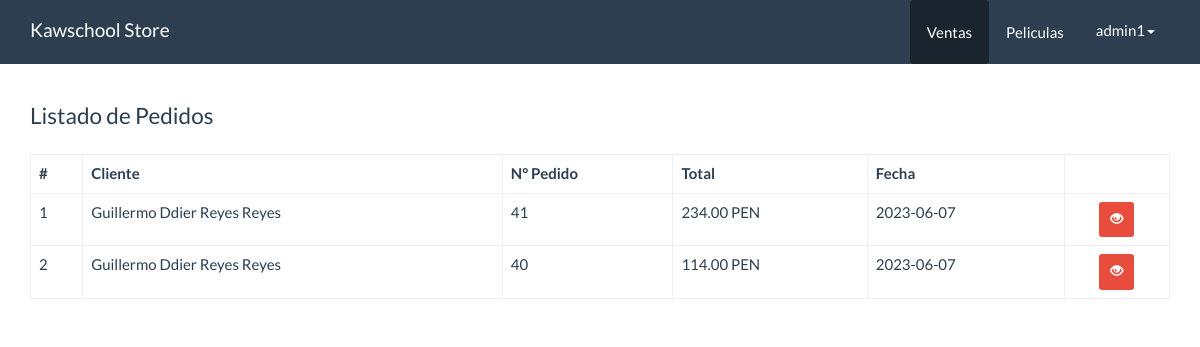
The page /panel/pedidos/index.php (signed in) on the database its author committed.
### tables this page shows
CREATE TABLE `pedidos`  (
  `id` int(10) NOT NULL AUTO_INCREMENT,
  `cliente_id` int(11) NOT NULL,
  `total` decimal(10, 2) NOT NULL,
  `fecha` date NOT NULL,
  `estado` int(11) NOT NULL DEFAULT 1,
  PRIMARY KEY (`id`) USING BTREE
);

CREATE TABLE `clientes`  (
  `id` int(10) NOT NULL AUTO_INCREMENT,
  `nombre` varchar(80) NOT NULL,
  `apellidos` varchar(100) NOT NULL,
  `email` varchar(50) NOT NULL,
  `telefono` varchar(15) NOT NULL,
  `comentario` varchar(300) NOT NULL,
  PRIMARY KEY (`id`) USING BTREE
);

### src/Pedido.php (called while the page is built, shortened)
<?php
class Pedido{
    private $cn = null;
    public function __construct(){
        $this->config = parse_ini_file(__DIR__.'/../config.ini') ;
        $this->cn = new \PDO( $this->config['dns'], $this->config['usuario'],$this->config['clave'],array(
            \PDO::MYSQL_ATTR_INIT_COMMAND => 'SET NAMES utf8'
        ));
    }
    public function mostrar()
    {
        $sql = "SELECT p.id, nombre, apellidos, email, total, fecha FROM pedidos p
        INNER JOIN clientes c ON p.cliente_id = c.id ORDER BY p.id DESC";
        $resultado = $this->cn->prepare($sql);
        if($resultado->execute())
            return  $resultado->fetchAll();
        return false;
    }
}

### panel/pedidos/index.php (the view, shortened to what this page needs)
<!DOCTYPE html>
<html lang="en">
  <head>
    <link rel="stylesheet" href="../../assets/css/bootstrap.min.css">
    <link rel="stylesheet" href="../../assets/css/estilos.css">
  </head>
  <body>
    <nav class="navbar navbar-default navbar-fixed-top">
      <div class="container">
        <div class="navbar-header">
          <a class="navbar-brand" href="../dashboard.php">Kawschool Store</a>
        </div>
        <div id="navbar" class="navbar-collapse collapse">
          <ul class="nav navbar-nav pull-right">
            <li class="active">
              <a href="index.php" class="btn">Ventas</a>
            </li>
            <li>
              <a href="../peliculas/index.php" class="btn">Peliculas</a>
            </li>
            <li class="dropdown">
                <a href="#" class="dropdown-toggle" data-toggle="dropdown" role="button" aria-haspopup="true" aria-expanded="false"><?php print $_SESSION['usuario_info']['nombre_usuario'] ?><span class="caret"></span></a>
            </li>
          </ul>
        </div>
      </div>
    </nav>
    <div class="container" id="main">
    <div class="row">
          <div class="col-md-12">
             <fieldset>
              <legend>Listado de Pedidos</legend>
                <table class="table table-bordered">
                  <thead>
                    <tr>
                      <th>#</th>
                      <th>Cliente</th>
                      <th>N° Pedido</th>
                      <th>Total</th>
                      <th>Fecha</th>
                      <th></th>
                    </tr>
                  </thead>
                  <tbody>
                    <?php
                      $pedido = new Kawschool\Pedido;
                      $info_pedido = $pedido->mostrar();
                      $cantidad = count($info_pedido);
                      if($cantidad > 0){
                        $c=0;
                      for($x =0; $x < $cantidad; $x++){
                        $c++;
                        $item = $info_pedido[$x];
                    ?>
                    <tr>
                      <td><?php print $c?></td>
                      <td><?php print $item['nombre'].' '.$item['apellidos']?></td>
                      <td><?php print $item['id']?></td>
                      <td><?php print $item['total']?> PEN</td>
                      <td><?php print $item['fecha']?></td>
                      <td class="text-center">
                        <a href="ver.php?id=<?php print $item['id'] ?>" class="btn btn-danger btn-sm"><span class="glyphicon glyphicon-eye-open"></span></a>
                      </td>
                    </tr>
                    <?php
                      }
                    }else{
                    ?>
                    <tr>
                      <td colspan="6">NO HAY REGISTROS</td>
                    </tr>
                    <?php }?>
                  </tbody>
                </table>
             </fieldset>
          </div>
        </div>
    </div>
  </body>
</html>

### assets/css/estilos.css (style rules this page uses)
#main { margin-top: 100px; }

### rows shown on the page
pedidos: cliente.nombre "Guillermo Ddier", cliente.apellidos "Reyes Reyes", id "41", total "234.00", fecha "2023-06-07"
pedidos: cliente.nombre "Guillermo Ddier", cliente.apellidos "Reyes Reyes", id "40", total "114.00", fecha "2023-06-07"

### other values the page prints
$_SESSION['usuario_info']['nombre_usuario'] "admin1"
